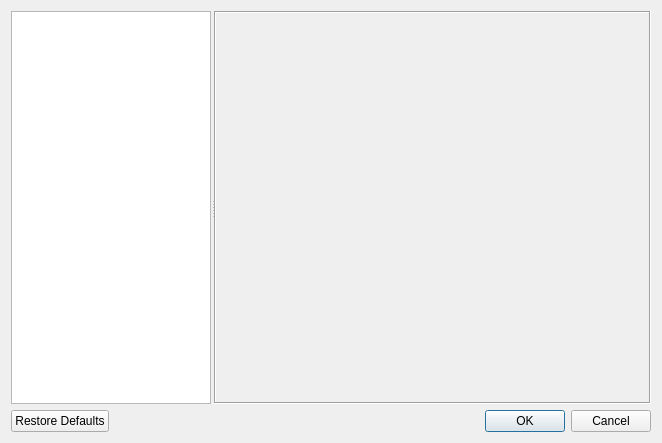
<?xml version="1.0" encoding="UTF-8"?>
<ui version="4.0">
 <class>HardwareTestDialog</class>
 <widget class="QDialog" name="HardwareTestDialog">
  <property name="geometry">
   <rect>
    <x>0</x>
    <y>0</y>
    <width>662</width>
    <height>443</height>
   </rect>
  </property>
  <property name="windowTitle">
   <string>Hardware Test Setting</string>
  </property>
  <layout class="QGridLayout" name="gridLayout">
   <item row="0" column="0">
    <widget class="QSplitter" name="splitter">
     <property name="orientation">
      <enum>Qt::Horizontal</enum>
     </property>
     <property name="handleWidth">
      <number>3</number>
     </property>
     <widget class="QListWidget" name="m_lstwdtHardwareTestItems">
      <property name="sizePolicy">
       <sizepolicy hsizetype="Minimum" vsizetype="Expanding">
        <horstretch>0</horstretch>
        <verstretch>0</verstretch>
       </sizepolicy>
      </property>
      <property name="minimumSize">
       <size>
        <width>200</width>
        <height>0</height>
       </size>
      </property>
      <property name="maximumSize">
       <size>
        <width>200</width>
        <height>16777215</height>
       </size>
      </property>
     </widget>
     <widget class="QStackedWidget" name="m_stackedWidget">
      <property name="sizePolicy">
       <sizepolicy hsizetype="Expanding" vsizetype="Preferred">
        <horstretch>0</horstretch>
        <verstretch>0</verstretch>
       </sizepolicy>
      </property>
      <property name="frameShape">
       <enum>QFrame::Box</enum>
      </property>
      <property name="frameShadow">
       <enum>QFrame::Sunken</enum>
      </property>
     </widget>
    </widget>
   </item>
   <item row="1" column="0">
    <widget class="QDialogButtonBox" name="m_buttonBox">
     <property name="orientation">
      <enum>Qt::Horizontal</enum>
     </property>
     <property name="standardButtons">
      <set>QDialogButtonBox::Cancel|QDialogButtonBox::Ok|QDialogButtonBox::RestoreDefaults</set>
     </property>
    </widget>
   </item>
  </layout>
 </widget>
 <resources/>
 <connections>
  <connection>
   <sender>m_buttonBox</sender>
   <signal>accepted()</signal>
   <receiver>HardwareTestDialog</receiver>
   <slot>accept()</slot>
   <hints>
    <hint type="sourcelabel">
     <x>248</x>
     <y>254</y>
    </hint>
    <hint type="destinationlabel">
     <x>157</x>
     <y>274</y>
    </hint>
   </hints>
  </connection>
  <connection>
   <sender>m_buttonBox</sender>
   <signal>rejected()</signal>
   <receiver>HardwareTestDialog</receiver>
   <slot>reject()</slot>
   <hints>
    <hint type="sourcelabel">
     <x>316</x>
     <y>260</y>
    </hint>
    <hint type="destinationlabel">
     <x>286</x>
     <y>274</y>
    </hint>
   </hints>
  </connection>
 </connections>
</ui>
